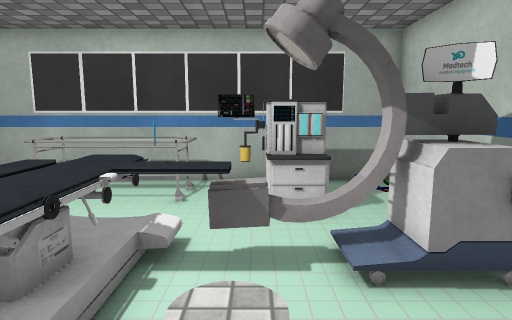
View 1 (above)

13 first-person views from a walk through a 3-D level made in the Unity game engine. The camera is 1.2 m above the floor, tilts 8° down and sees 75° across. The floor is counted in squares, 0.5 m on a side. Each view is taken from the middle of a square. On the plan, view 1 faces up. The plan holds only what a view shows up to about 20 squares ahead; the rest is blank. The place goes on beyond the plan. Some surface patterns are stand-ins.

View 2
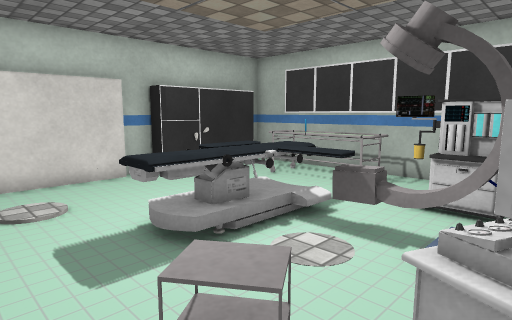

View 3
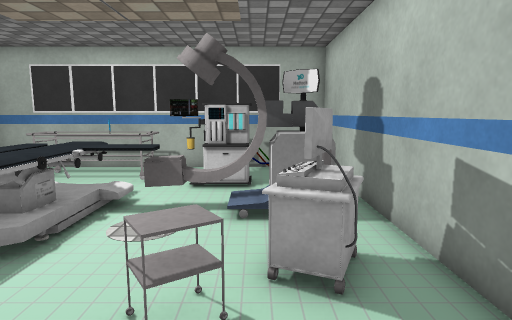

View 4
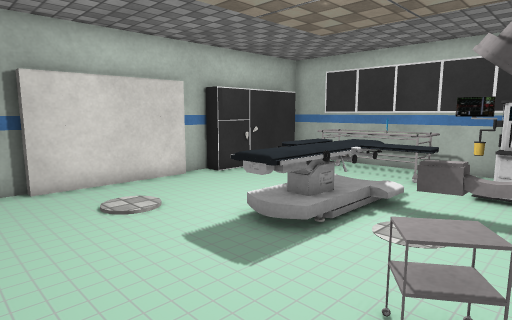

View 5
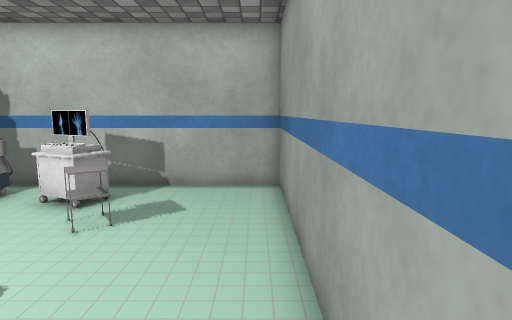

View 6
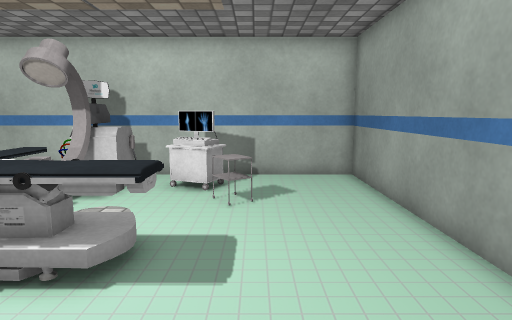

View 7
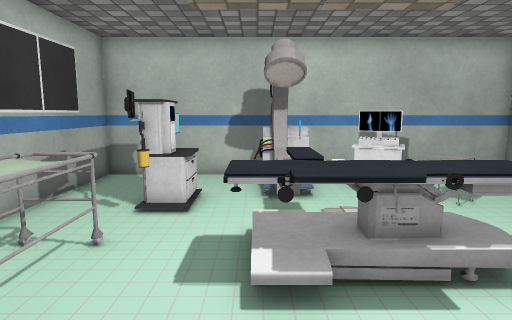

View 8
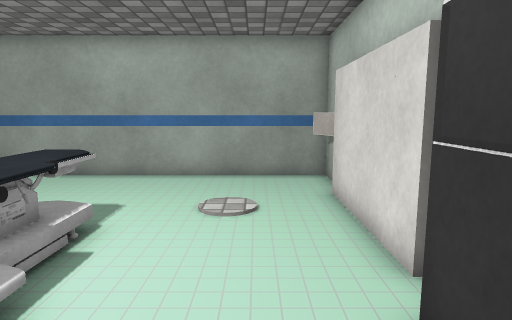

View 9
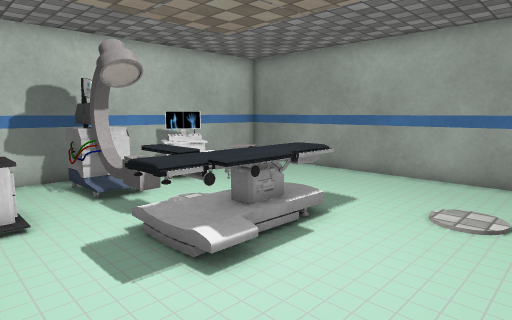

View 10
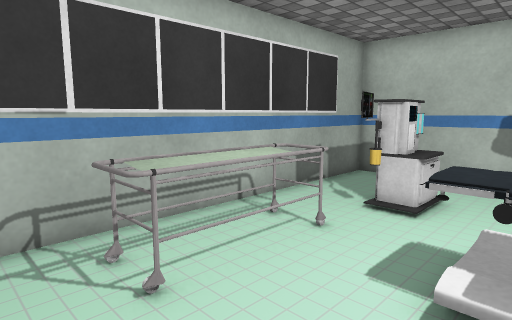

View 11
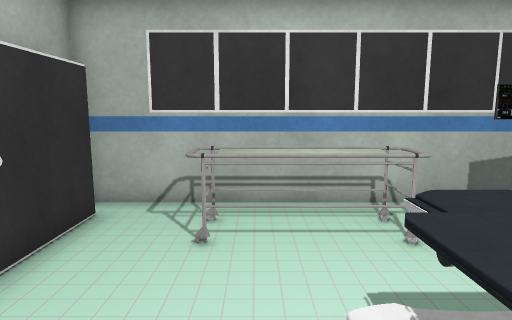

View 12
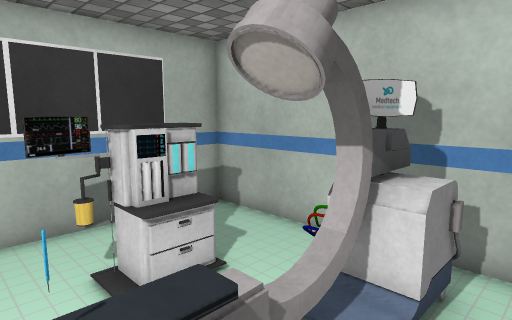

View 13
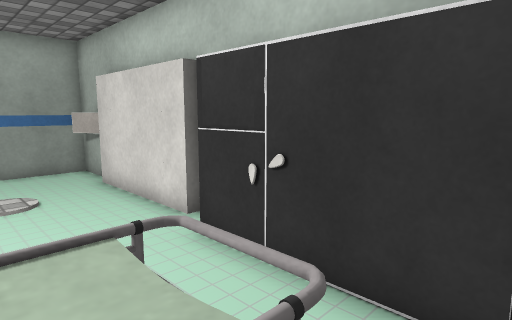

### Floor plan
Key: @ floor where view 1 was taken; # wall or solid block; x gap in a wall; . main floor; : floor 0.75 m higher than the main floor; / step, stairs or slope; = window, fence, low wall or low ledge; O other object.
Columns run from 9 left of view 1 to 5 right of it. Each row starts with its distance up from view 1.
 12 ###############
 11 #.............#
 10 #..OOOOO......#
  9 #..OOOOOOOOO..#
  8 #........OOO..#
  7 #.....##......#
  6 #..../==.OOOOO#
  5 ...../:x#OOOOO#
  4 #....=:=....OO#
  3 #.....:/....O.#
  2 #.....=/...OOO#
  1 #.........OOO.#
  0 #........@O...#
 -1 #.............#
 -2 #.............#
 -3 #.............#
 -4 ###############

Where each view was taken, in squares from view 1:
view 1: 0 up, 0 right, facing up
view 2: 1 down, 3 right, facing up-left
view 3: 3 down, 2 right, facing up
view 4: 3 down, 2 right, facing up-left
view 5: 3 down, 6 left, facing right
view 6: 0 up, 8 left, facing right
view 7: 6 up, 8 left, facing right
view 8: 9 up, 7 left, facing down
view 9: 9 up, 8 left, facing down-right
view 10: 5 up, 8 left, facing up-right
view 11: 3 up, 5 left, facing up
view 12: 3 up, 2 left, facing up-right
view 13: 11 up, 5 left, facing down-left
